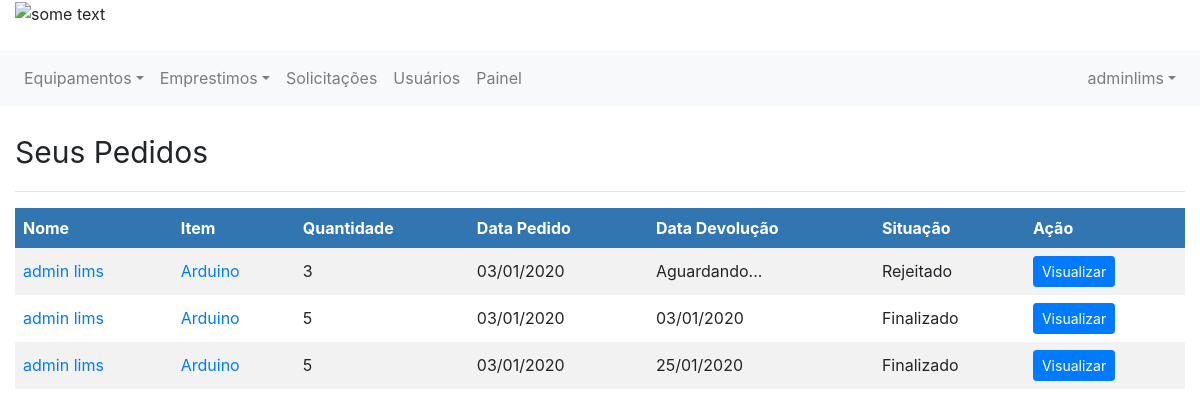
The page /meu-perfil/ (signed in) on the database as committed earlier.
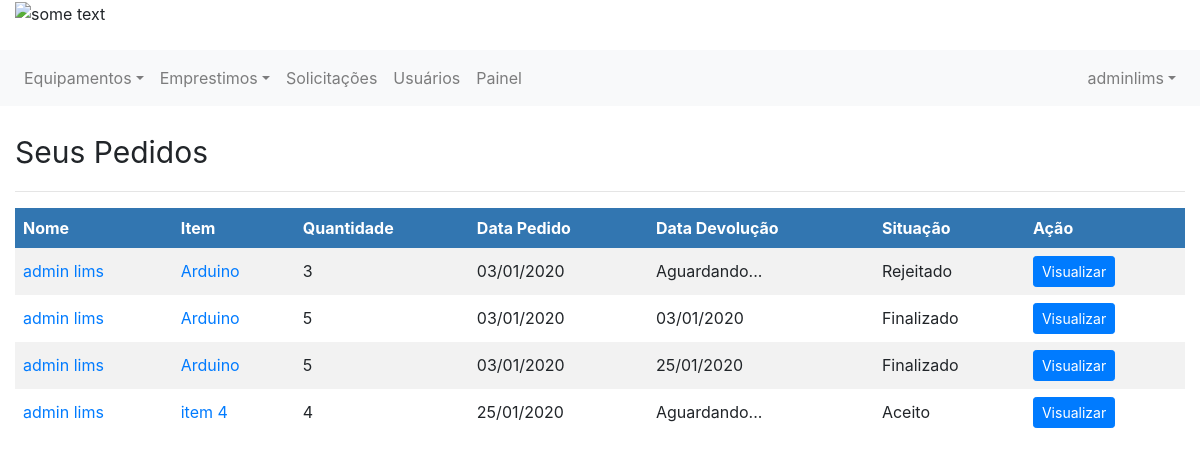
The same page on the database as committed later.
### emprestimo/models.py (models this page shows)
class Emprestimo(models.Model):
    equipamento = models.ForeignKey(Item, on_delete=models.CASCADE, related_name='item_emprestimo')
    solicitante = models.ForeignKey(Usuario, on_delete=models.CASCADE, related_name='usuario_emprestimo')
    tipo = models.ForeignKey(TipoEstadoEmprestimo, on_delete=models.CASCADE, related_name='tipo_emprestimo')
    estado = models.BooleanField(default=0)
    descricao = models.CharField(max_length=255)
    quantidade = models.IntegerField()
    data_emprestimo = models.DateField(null=False)
    data_devolucao = models.DateField(null=True)
    mensagem_rejeitado = models.CharField(max_length=255, null=True)
    mensagem_devolucao = models.CharField(max_length=255, null=True)

class TipoEstadoEmprestimo(models.Model):
    nome = models.CharField(max_length=150)
    descricao = models.CharField(max_length=255)

### controle/models.py (models this page shows, shortened)
class Usuario(models.Model):
    user = models.OneToOneField(User, related_name='profile', on_delete=models.CASCADE, null=True)
    telefone = models.IntegerField()
    tipo = models.ForeignKey(TipoUsuario, on_delete=models.CASCADE)

class Item(models.Model):
    nome = models.CharField(max_length=100)
    quantidade = models.IntegerField()
    quantidade_emprestada = models.IntegerField(default=0)
    quantidade_descartada = models.IntegerField(default=0)
    codigo_tombamento = models.CharField(max_length=100, null=True, default=None)
    tipo = models.ForeignKey(TipoEquipamento, on_delete=models.CASCADE)
    imagem = models.FileField(upload_to='documents/%Y/%m/%d', default='documents/1111/sem_foto.jpg')
    excluido = models.BooleanField(default=False)
    em_operacao = models.BooleanField(default=1, null=True)

### usuarios/views.py (the view)
# urls.py: path('meu-perfil/', views.exibir_perfil, name='exibe_meu_perfil'),
@login_required
def exibir_perfil(request):
    user_profile = Usuario.objects.get(user=get_usuario_logado(request).id)
    emprestimo = Emprestimo.objects.filter(solicitante=user_profile.id)
    return render(request, 'my_profile.html',
                  {'emprestimos': emprestimo, 'user_logado': get_usuario_logado(request), 'user_profile': user_profile})

### usuarios/views.py (called while the page is built)
def get_usuario_logado(request):
    return request.user

### usuarios/templates/my_profile.html (shortened to what this page needs)
{% extends 'base.html' %}
{% block 'content' %}
<br>
<p style="font-size: 30px;"> Seus Pedidos </p>
<hr>
<div style=" ">
    {% if emprestimos %}
    <table style="min-width: 700px">
        <tr>
            <th>Nome</th>
            <th>Item</th>
            <th>Quantidade</th>
            <th>Data Pedido</th>
            <th>Data Devolução</th>
            <th>Situação</th>
            <th>Ação</th>
        </tr>
        {% for emprestimo in emprestimos %}
        <tr>
            <td><a href="{% url 'exibe_um_usuario' emprestimo.solicitante.id %}">
                {{emprestimo.solicitante.user.first_name }} {{emprestimo.solicitante.user.last_name}} </a></td>
            <td><a href="{% url 'equipamento' emprestimo.equipamento.id %}">{{emprestimo.equipamento.nome}}</a></td>
            <td>{{emprestimo.quantidade}}</td>
            <td>{{emprestimo.data_emprestimo| date:"d/m/Y"}}</td>
            <td>{% if emprestimo.data_devolucao == none %}
                Aguardando...
                {% else %}
                {{emprestimo.data_devolucao| date:"d/m/Y"}}
                {% endif %}
            </td>
            <td>{{emprestimo.tipo.nome}}</td>
            <td><a class="btn btn-sm btn-primary" href="{% url 'exibir_detalhes_emprestimo' emprestimo.id %}">Visualizar</a>
            </td>
        </tr>
        {%endfor%}
    </table>
    {% else %}
    <p style="font-size: 20px; font-weight: bold; text-align:center">Você não fez solicitações <br> :( </p>
    {% endif %}
</div>
{% endblock %}

Rows that differ between the two databases and show on the page:
added Emprestimo: solicitante.user.first_name "admin", solicitante.user.last_name "lims", equipamento.nome "item 4", quantidade "4", data_emprestimo "25/01/2020", shows "Aguardando...", tipo.nome "Aceito"
